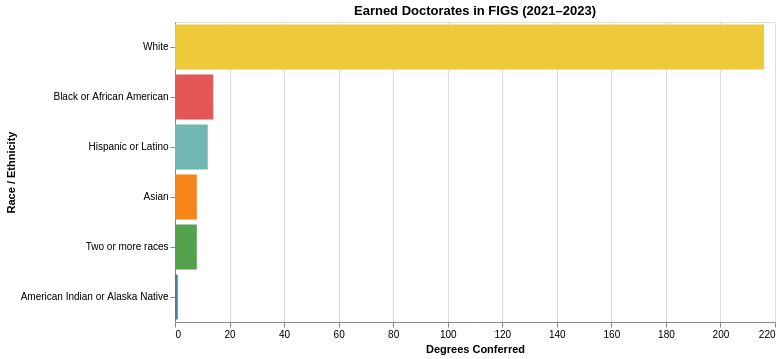

The notebook cell this image was saved under:
### Markdown cell above
<div class="text-box">
    
## Earned Doctorates in FIGS by Race/Ethnicity

### Code cell
#| code-fold: true


majors = [
'05.0124 - French Studies.',      
'05.0125 - German Studies.',
'05.0126 - Italian Studies.',
'16.05 - Germanic Languages, Literatures, and Linguistics.', 
'16.0901 - French Language and Literature.',      
'16.0902 - Italian Language and Literature.',   


]

majors_df = (
     df[df["Major"].isin(majors)]
    .groupby(["Major", "Race and Ethnicity"])["Awards/Degrees Conferred"]
    .sum()
    .reset_index()
)


overall = (
    majors_df.groupby("Race and Ethnicity")["Awards/Degrees Conferred"]
    .sum()
    .reset_index()
)
overall["Major"] = "All Earned Doctorates in FIGS (total)"
majors_df = pd.concat([majors_df, overall], ignore_index=True)


major_dropdown = alt.binding_select(
    options=majors_df["Major"].unique().tolist(),
    name="Select Major: "
)
major_param = alt.param(
    name="Major",
    bind=major_dropdown,
    value="All Earned Doctorates in FIGS (total)"
)


chart = (
    alt.Chart(majors_df)
    .add_params(major_param)
    .transform_filter(
        alt.datum.Major == major_param
    )
    .mark_bar()
    .encode(
        x=alt.X("Awards/Degrees Conferred:Q", title="Degrees Conferred"),
        y=alt.Y("Race and Ethnicity:N", sort="-x", title="Race / Ethnicity"),
        color=alt.Color("Race and Ethnicity:N", legend=None),
        tooltip=["Race and Ethnicity:N", "Awards/Degrees Conferred:Q"]
    )
    .properties(
        title="Earned Doctorates in FIGS (2021–2023)",
        width=600,
        height=300
    )
)



chart

### Figure 1 — Vega-Lite specification as saved in the notebook (floating-point values rounded to 4 significant figures)
{"config": {"view": {"continuousWidth": 300, "continuousHeight": 300}}, "data": {"name": "data-30a9da4d0b7d5e3af564db2ed3cbd90d"}, "mark": {"type": "bar"}, "encoding": {"color": {"field": "Race and Ethnicity", "legend": null, "type": "nominal"}, "tooltip": [{"field": "Race and Ethnicity", "type": "nominal"}, {"field": "Awards/Degrees Conferred", "type": "quantitative"}], "x": {"field": "Awards/Degrees Conferred", "title": "Degrees Conferred", "type": "quantitative"}, "y": {"field": "Race and Ethnicity", "sort": "-x", "title": "Race / Ethnicity", "type": "nominal"}}, "height": 300, "params": [{"name": "Major", "bind": {"input": "select", "options": ["05.0124 - French Studies.", "05.0125 - German Studies.", "05.0126 - Italian Studies.", "16.05 - Germanic Languages, Literatures, and Linguistics.", "16.0901 - French Language and Literature.", "16.0902 - Italian Language and Literature.", "All Earned Doctorates in FIGS (total)"], "name": "Select Major: "}, "value": "All Earned Doctorates in FIGS (total)"}], "title": "Earned Doctorates in FIGS (2021–2023)", "transform": [{"filter": "(datum.Major === Major)"}], "width": 600, "$schema": "https://vega.github.io/schema/vega-lite/v5.14.1.json", "datasets": {"data-30a9da4d0b7d5e3af564db2ed3cbd90d": [{"Major": "05.0124 - French Studies.", "Race and Ethnicity": "Black or African American", "Awards/Degrees Conferred": 2}, {"Major": "05.0124 - French Studies.", "Race and Ethnicity": "Two or more races", "Awards/Degrees Conferred": 1}, {"Major": "05.0124 - French Studies.", "Race and Ethnicity": "White", "Awards/Degrees Conferred": 10}, {"Major": "05.0125 - German Studies.", "Race and Ethnicity": "Asian", "Awards/Degrees Conferred": 2}, {"Major": "05.0125 - German Studies.", "Race and Ethnicity": "Two or more races", "Awards/Degrees Conferred": 1}, {"Major": "05.0125 - German Studies.", "Race and Ethnicity": "White", "Awards/Degrees Conferred": 4}, {"Major": "05.0126 - Italian Studies.", "Race and Ethnicity": "White", "Awards/Degrees Conferred": 2}, {"Major": "16.05 - Germanic Languages, Literatures, and Linguistics.", "Race and Ethnicity": "American Indian or Alaska Native", "Awards/Degrees Conferred": 1}, {"Major": "16.05 - Germanic Languages, Literatures, and Linguistics.", "Race and Ethnicity": "Asian", "Awards/Degrees Conferred": 1}, {"Major": "16.05 - Germanic Languages, Literatures, and Linguistics.", "Race and Ethnicity": "Black or African American", "Awards/Degrees Conferred": 2}, {"Major": "16.05 - Germanic Languages, Literatures, and Linguistics.", "Race and Ethnicity": "Hispanic or Latino", "Awards/Degrees Conferred": 3}, {"Major": "16.05 - Germanic Languages, Literatures, and Linguistics.", "Race and Ethnicity": "Two or more races", "Awards/Degrees Conferred": 4}, {"Major": "16.05 - Germanic Languages, Literatures, and Linguistics.", "Race and Ethnicity": "White", "Awards/Degrees Conferred": 83}, {"Major": "16.0901 - French Language and Literature.", "Race and Ethnicity": "Asian", "Awards/Degrees Conferred": 5}, {"Major": "16.0901 - French Language and Literature.", "Race and Ethnicity": "Black or African American", "Awards/Degrees Conferred": 10}, {"Major": "16.0901 - French Language and Literature.", "Race and Ethnicity": "Hispanic or Latino", "Awards/Degrees Conferred": 6}, {"Major": "16.0901 - French Language and Literature.", "Race and Ethnicity": "Two or more races", "Awards/Degrees Conferred": 2}, {"Major": "16.0901 - French Language and Literature.", "Race and Ethnicity": "White", "Awards/Degrees Conferred": 93}, {"Major": "16.0902 - Italian Language and Literature.", "Race and Ethnicity": "Hispanic or Latino", "Awards/Degrees Conferred": 3}, {"Major": "16.0902 - Italian Language and Literature.", "Race and Ethnicity": "White", "Awards/Degrees Conferred": 24}, {"Major": "All Earned Doctorates in FIGS (total)", "Race and Ethnicity": "American Indian or Alaska Native", "Awards/Degrees Conferred": 1}, {"Major": "All Earned Doctorates in FIGS (total)", "Race and Ethnicity": "Asian", "Awards/Degrees Conferred": 8}, {"Major": "All Earned Doctorates in FIGS (total)", "Race and Ethnicity": "Black or African American", "Awards/Degrees Conferred": 14}, {"Major": "All Earned Doctorates in FIGS (total)", "Race and Ethnicity": "Hispanic or Latino", "Awards/Degrees Conferred": 12}, {"Major": "All Earned Doctorates in FIGS (total)", "Race and Ethnicity": "Two or more races", "Awards/Degrees Conferred": 8}, {"Major": "All Earned Doctorates in FIGS (total)", "Race and Ethnicity": "White", "Awards/Degrees Conferred": 216}]}}
